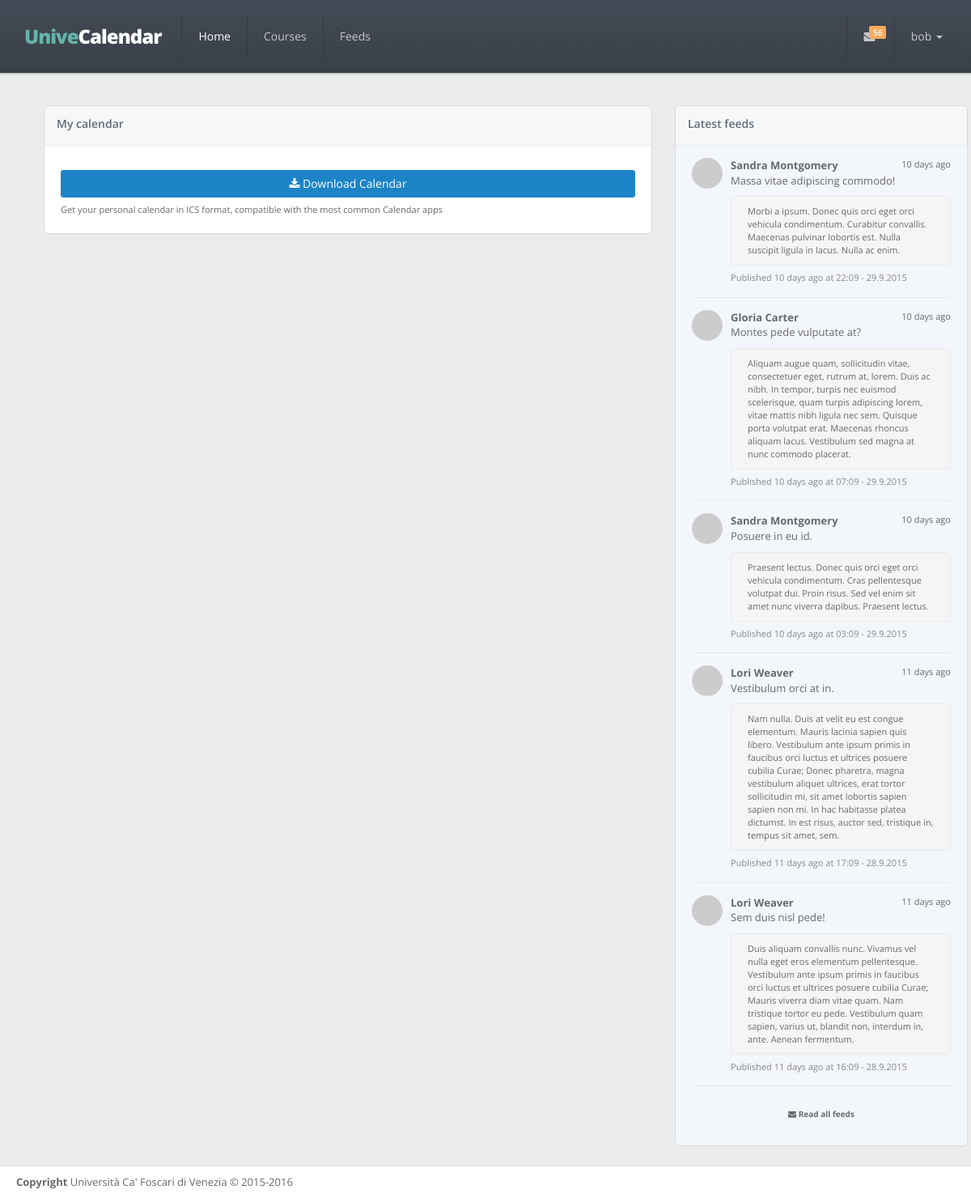
/ (signed in), run on the app's committed database.
### app/models.py (models this page shows, shortened)
class User(UserMixin, db.Model):
    __tablename__ = 'users'
    id = db.Column(db.Integer, primary_key=True)
    email = db.Column(db.String(64), unique=True)
    username = db.Column(db.String(64), unique=True)
    phone_number = db.Column(db.String(32))
    notify_me = db.Column(db.Boolean, default=False)
    password_hash = db.Column(db.String(128))
    confirmed = db.Column(db.Boolean, default=False)
    member_since = db.Column(db.DateTime(), default=datetime.utcnow)
    last_seen = db.Column(db.DateTime(), default=datetime.utcnow)
    avatar_hash = db.Column(db.String(32))
    courses = db.relationship('Course',
                              backref='user_id',
                              secondary=follows,
                              lazy='dynamic')
    feeds = db.relationship('Feed',
                            backref='user_id',
                            secondary=reads,
                            lazy='dynamic')
    @property
    def password(self):
        raise AttributeError('Not readable')
    def ping(self):
        self.last_seen = datetime.utcnow()
        db.session.add(self)

class Feed(db.Model):
    __tablename__ = 'feeds'
    id = db.Column(db.Integer, primary_key=True)
    title = db.Column(db.String(64))
    body = db.Column(db.Text)
    timestamp = db.Column(db.DateTime, index=True, default=datetime.utcnow)
    professor_id = db.Column(db.Integer, db.ForeignKey('professors.id'))
    lesson_id = db.Column(db.Integer, db.ForeignKey('lessons.id'))
    users = db.relationship('User',
                            secondary=reads,
                            backref=db.backref('feed_id', lazy='dynamic'),
                            lazy='dynamic')
    @property
    def author(self):
        if self.professor:
            return self.professor.first_name + ' ' + self.professor.last_name
        return 'System Alert'
    @property
    def gravatar(self):
        if self.professor:
            return self.professor.gravatar()
        return ROBOT_AVATAR

class Professor(db.Model):
    __tablename__ = 'professors'
    id = db.Column(db.Integer, primary_key=True)
    first_name = db.Column(db.String(64))
    last_name = db.Column(db.String(64))
    email = db.Column(db.String(64), unique=True)
    avatar_hash = db.Column(db.String(32))
    courses = db.relationship('Course',
                              backref='professor',
                              lazy='dynamic')
    feeds = db.relationship('Feed',
                            backref='professor',
                            lazy='dynamic')
    def gravatar(self, size=100, default='identicon', rating='g'):
        if request.is_secure:
            url = 'https://secure.gravatar.com/avatar'
        else:
            url = 'http://www.gravatar.com/avatar'
        hash = self.avatar_hash or hashlib.md5(
            self.email.encode('utf-8')).hexdigest()
        return '{url}/{hash}?s={size}&d={default}&r={rating}'.format(
            url=url, hash=hash, size=size, default=default, rating=rating)

### app/main/views.py (the view)
@main.route('/', methods=['GET', 'POST'])
def index():
    if current_user.is_authenticated:
        return render_template('index.html', feeds=get_latest_feeds(5))
    return redirect(url_for('auth.login'))

### app/auth/views.py (called while the page is built)
@auth.before_app_request
def before_request():
    if current_user.is_authenticated:
        current_user.ping()
        if not current_user.confirmed \
                and request.endpoint[:5] != 'auth.' \
                and request.endpoint != 'static':
            return redirect(url_for('auth.unconfirmed'))

### app/main/views.py (called while the page is built)
@babel.localeselector
def get_locale():
    return request.accept_languages.best_match(
        current_app.config['LANGUAGES'].keys())

@main.after_app_request
def after_request(response):
    for query in get_debug_queries():
        if query.duration >= current_app.config['SLOW_DB_QUERY_TIME']:
            current_app.logger.warning(
                'Slow query: %s\nParameters: %s\nDuration: %fs\nContext: %s\n'
                % (query.statement, query.parameters, query.duration,
                   query.context))
    return response

@main.before_request
@login_required
def before_request():
    g.unread = count_unread_feeds()
    g.latest = get_latest_feeds(3)
    g.locale = get_locale()

def user_feeds_query():
    if not current_user.courses.count():
        return
    professor_ids = set([c.professor_id for c in current_user.courses])
    lesson_ids = [l.id for c in current_user.courses for l in c.lessons]
    return Feed.query.filter(or_(Feed.professor_id.in_(professor_ids),
                                 Feed.lesson_id.in_(lesson_ids)))

def get_latest_feeds(n=5):
    query = user_feeds_query()
    if query is not None:
        return query.order_by(Feed.timestamp.desc()).limit(n).all()

def count_unread_feeds():
    query = user_feeds_query()
    if query is not None:
        return query.filter(~Feed.users.contains(current_user)).count()

### app/models.py (called while the page is built)
@login_manager.user_loader
def load_user(user_id):
    return User.query.get(int(user_id))

### app/templates/index.html (shortened to what this page needs)
{% extends 'base.html' %}
{% set active_page='home' %}
{% block styles %}
    {{ super() }}
    <link href="{{ url_for('static',filename='css/plugins/fullcalendar/fullcalendar.css') }}" rel="stylesheet">
    <link href="{{ url_for('static',filename='css/plugins/fullcalendar/fullcalendar.print.css') }}" rel='stylesheet' media='print'>
{% endblock %}
{% block content %}
    <div class="row">
        <div class="col-lg-8">
            <div class="ibox float-e-margins">
                <div class="ibox-title">
                    <h5>{{ gettext('My calendar') }}</h5>
                </div>
                <div class="ibox-content">
                    <div class="row">
                        <div class="col-lg-12">
                            <a href="{{ url_for('main.download_calendar') }}" class="btn btn-success btn-block m-t"><i class="fa fa-download"></i> {{ gettext('Download Calendar') }}</a>
                            <small>{{ gettext('Get your personal calendar in ICS format, compatible with the most common Calendar apps') }}</small>
                        </div>
                    </div>
                </div>
            </div>
            <div class="row">
                <div class="col-lg-12">
                </div>
            </div>
        </div>
        <div class="col-lg-4">
            <div class="ibox">
                <div class="ibox-title">
                    <h5>{{ gettext('Latest feeds') }}</h5>
                </div>
                <div class="ibox-content" style="background-color: #f3f6fb">
                    <div class="feed-activity-list">
                        {{ macros.feeds_widget(feeds, moment) }}
                    </div>
                </div>
            </div>
        </div>
    </div>
{% endblock %}

### app/templates/base.html (shortened to what this page needs)
{% import "_macros.html" as macros %}
<!DOCTYPE html>
<html>
<head>
    {% block styles %}
        <link href="{{ url_for('static', filename='css/bootstrap.min.css') }}" rel="stylesheet">
        <link href="{{ url_for('static', filename='font-awesome/css/font-awesome.css') }}" rel="stylesheet">
        <link href="{{ url_for('static', filename='css/animate.css') }}" rel="stylesheet">
        <link href="{{ url_for('static', filename='css/style.css') }}" rel="stylesheet">
    {% endblock %}
</head>
{% block body %}
    <body class="top-navigation">
    <div id="wrapper">
        <div id="page-wrapper" class="gray-bg">
            <div class="row border-bottom fancy-bg">
                <nav class="navbar navbar-static-top" role="navigation">
                    <div class="navbar-header">
                        <a href="{{ url_for('main.index') }}" class="navbar-brand" style="font-size: 24px">
                            <span class="text-navy">Unive</span>Calendar
                        </a>
                    </div>
                    <div class="navbar-collapse collapse" id="navbar">
                        {% set navigation_bar = [
                            (url_for('main.index'), 'home', 'Home'),
                            (url_for('main.courses'), 'courses', gettext('Courses')),
                            (url_for('main.feeds'), 'feeds', gettext('Feeds'))
                        ] -%}
                        <ul class="nav navbar-nav">
                            {% for href, id, caption in navigation_bar %}
                                <li{% if id == active_page %} class="active"{% endif %}>
                                    <a aria-expanded="false" role="button" href="{{ href|e }}">{{ caption|e }}
                                    </a>
                                </li>
                            {% endfor %}
                        </ul>
                        <ul class="nav navbar-top-links navbar-right">
                            <li class="dropdown">
                                <a class="dropdown-toggle count-info" data-toggle="dropdown" href="#">
                                    {% if g.unread %}
                                        <span class="label label-warning">{{ g.unread }}</span>
                                    {% endif %}
                                </a>
                            </li>
                            <li class="dropdown">
                                <a aria-expanded="false" role="button" href="#" class="dropdown-toggle" data-toggle="dropdown">{{ current_user.username }} <span class="caret"></span></a>
                            </li>
                        </ul>
                    </div>
                </nav>
            </div>
            <div class="wrapper wrapper-content">
                <div class="container">
                    {% block content %}
                    {% endblock %}
                </div>
            </div>
            <div class="footer">
                <div>
                    <strong>Copyright</strong> Università Ca' Foscari di Venezia &copy; 2015-2016
                </div>
            </div>
        </div>
    </div>
    </body>
{% endblock %}
</html>

### app/templates/_macros.html (shortened to what this page needs)
{% macro feeds_widget(feeds, moment) %}
    {% if not feeds %}
        <p class="text-center">{{ gettext('No feed found') }}</p>
    {% else %}
        {% for feed in feeds %}
            <div class="feed-element">
                <a href="#" class="pull-left">
                    <img alt="image" class="img-circle" src="{{ feed.gravatar }}">
                </a>
                <div class="media-body ">
                    <small class="pull-right">{{ moment(feed.timestamp).fromNow() }}</small>
                    <strong>{{ feed.author }}</strong><br> {{ feed.title }}<br>
                    <div class="well">
                        {{ feed.body }}
                    </div>
                    <small class="text-muted">{{ gettext('Published %(fromnow)s at %(date)s', fromnow=moment(feed.timestamp).fromNow(), date=moment(feed.timestamp).format('HH:MM - D.M.YYYY')) }}</small>
                </div>
            </div>
        {% endfor %}
        <div class="text-center link-block m-t">
            <a href="{{ url_for('main.feeds') }}">
                <i class="fa fa-envelope"></i> <strong>{{ gettext('Read all feeds') }}</strong>
            </a>
        </div>
    {% endif %}
{% endmacro %}

### data on the page
User: username "bob"
Feed: timestamp "10 days ago", author "Sandra Montgomery", title "Massa vitae adipiscing commodo!", body "Morbi a ipsum. Donec quis orci eget orci vehicula condimentum. Curabitur convallis. Maecenas pulvinar lobortis est. Nulla suscipit ligula in lacus. Nulla ac enim.", timestamp "Published 10 days ago at 22:09 - 29.9.2015"
Feed: timestamp "10 days ago", author "Gloria Carter", title "Montes pede vulputate at?", body "Aliquam augue quam, sollicitudin vitae, consectetuer eget, rutrum at, lorem. Duis ac nibh. In tempor, turpis nec euismod scelerisque, quam turpis adipiscing lorem, vitae mattis nibh ligula nec sem. Quisque porta volutpat erat. Maecenas rhoncus aliquam lacus. Vestibulum sed magna at nunc commodo placerat.", timestamp "Published 10 days ago at 07:09 - 29.9.2015"
Feed: timestamp "10 days ago", author "Sandra Montgomery", title "Posuere in eu id.", body "Praesent lectus. Donec quis orci eget orci vehicula condimentum. Cras pellentesque volutpat dui. Proin risus. Sed vel enim sit amet nunc viverra dapibus. Praesent lectus.", timestamp "Published 10 days ago at 03:09 - 29.9.2015"
Feed: timestamp "11 days ago", author "Lori Weaver", title "Vestibulum orci at in.", body "Nam nulla. Duis at velit eu est congue elementum. Mauris lacinia sapien quis libero. Vestibulum ante ipsum primis in faucibus orci luctus et ultrices posuere cubilia Curae; Donec pharetra, magna vestibulum aliquet ultrices, erat tortor sollicitudin mi, sit amet lobortis sapien sapien non mi. In hac habitasse platea dictumst. In est risus, auctor sed, tristique in, tempus sit amet, sem.", timestamp "Published 11 days ago at 17:09 - 28.9.2015"
Feed: timestamp "11 days ago", author "Lori Weaver", title "Sem duis nisl pede!", body "Duis aliquam convallis nunc. Vivamus vel nulla eget eros elementum pellentesque. Vestibulum ante ipsum primis in faucibus orci luctus et ultrices posuere cubilia Curae; Mauris viverra diam vitae quam. Nam tristique tortor eu pede. Vestibulum quam sapien, varius ut, blandit non, interdum in, ante. Aenean fermentum.", timestamp "Published 11 days ago at 16:09 - 28.9.2015"

### other printed values
{{ caption|e }} "Home" "Courses" "Feeds"
{{ g.unread }} "56"
{{ gettext('My calendar') }} "My calendar"
{{ gettext('Download Calendar') }} "Download Calendar"
{{ gettext('Latest feeds') }} "Latest feeds"
{{ gettext('Read all feeds') }} "Read all feeds"
